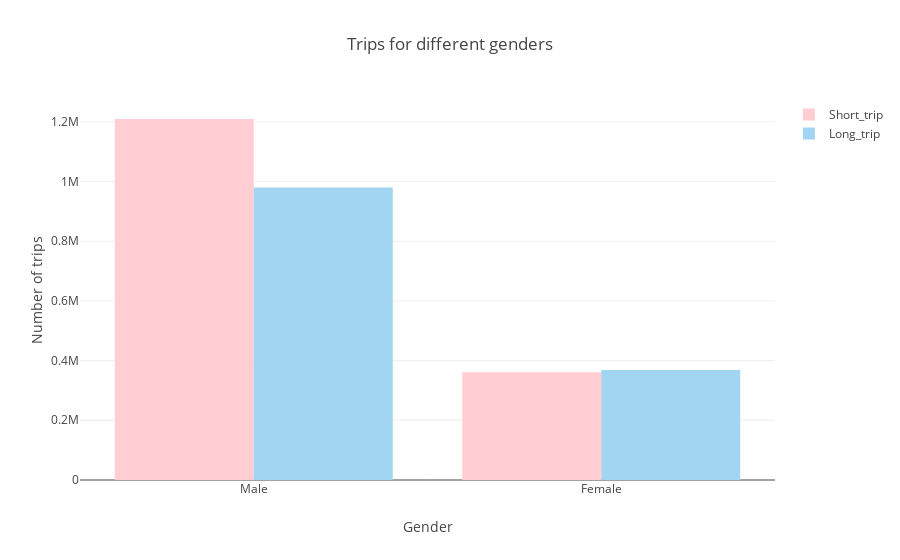

Source (notebook cell):
### Code cell
# show the plot about the distribution of trips in different genders
a1 = (dataset[dataset['gender'] == 1]['distance'] < 2).sum()
a2 = (dataset[dataset['gender'] == 1]['distance'] >= 2).sum()
b1 = (dataset[dataset['gender'] == -1]['distance'] < 2).sum()
b2 = (dataset[dataset['gender'] == -1]['distance'] >= 2).sum()
d = {'gender':['Male','Female'], 'Short_trip':[a1,b1], 'Long_trip':[a2,b2]}
df = pd.DataFrame(data=d)

Short_trip = Bar(x=df.gender,
                  y=df.Short_trip,
                  name='Short_trip',
                  marker=dict(color='#ffcdd2'))
Long_trip = Bar(x=df.gender,
                y=df.Long_trip,
                name='Long_trip',
                marker=dict(color='#A2D5F2'))
data = [Short_trip, Long_trip]
layout = Layout(title="Trips for different genders",
                xaxis=dict(title='Gender'),
                yaxis=dict(title='Number of trips'))
fig2 = Figure(data=data, layout=layout)
iplot(fig2)

### Figure 1 — Plotly figure (JSON) as saved in the notebook; plotly's stock layout.template omitted (floating-point values rounded to 4 significant figures)
{"data": [{"marker": {"color": "#ffcdd2"}, "name": "Short_trip", "type": "bar", "x": ["Male", "Female"], "y": [1209029, 361128]}, {"marker": {"color": "#A2D5F2"}, "name": "Long_trip", "type": "bar", "x": ["Male", "Female"], "y": [979526, 368699]}], "layout": {"title": "Trips for different genders", "xaxis": {"title": "Gender"}, "yaxis": {"title": "Number of trips"}}}
